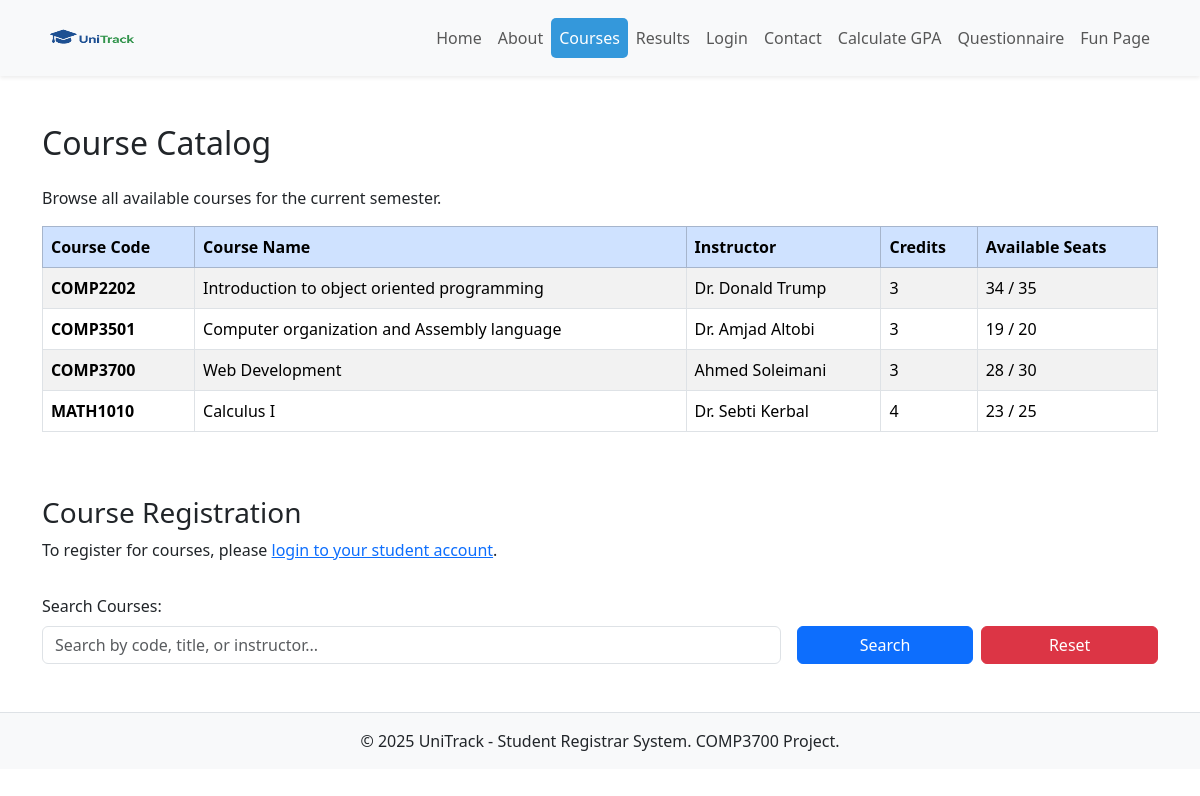
/courses.php, run on the app's committed database.
### tables this page shows
CREATE TABLE courses (
    code VARCHAR(10) PRIMARY KEY,
    title VARCHAR(200) NOT NULL,
    instructor VARCHAR(100) NOT NULL,
    credits INT NOT NULL,
    seats INT NOT NULL,
    created_at TIMESTAMP DEFAULT CURRENT_TIMESTAMP
);

### courses.php (the view, shortened to what this page needs)
<!DOCTYPE html>
<html lang="en">
<head>
    <link rel="stylesheet" href="style.css" />
    <link href="https://cdn.jsdelivr.net/npm/bootstrap@5.3.3/dist/css/bootstrap.min.css" rel="stylesheet">
</head>
<body>
<nav class="navbar navbar-expand-lg navbar-light bg-light shadow-sm">
    <div class="container">
        <a class="navbar-brand fw-bold" href="index.php">
            <img src="images/logo.png" alt="UniTrack" width="100" height="50">
        </a>
        <div class="collapse navbar-collapse" id="navMenu">
            <ul class="navbar-nav ms-auto">
                <li class="nav-item"><a class="nav-link" href="index.php">Home</a></li>
                <li class="nav-item"><a class="nav-link" href="about.html">About</a></li>
                <li class="nav-item"><a class="nav-link active" href="courses.php">Courses</a></li>
                <li class="nav-item"><a class="nav-link" href="results.php">Results</a></li>
                <li class="nav-item"><a class="nav-link" href="login.php">Login</a></li>
                <li class="nav-item"><a class="nav-link" href="contact.php">Contact</a></li>
                <li class="nav-item"><a class="nav-link" href="calculate.html">Calculate GPA</a></li>
                <li class="nav-item"><a class="nav-link" href="Questionnaire.html">Questionnaire</a></li>
                <li class="nav-item"><a class="nav-link" href="funpage.html">Fun Page</a></li>
            </ul>
        </div>
    </div>
</nav>
<div class="container my-5" id="courses-page">
    <h2 class="mb-4">Course Catalog</h2>
    <p>Browse all available courses for the current semester.</p>
    <?php
    require_once 'includes/database.php';
    $search = isset($_GET['search']) ? trim($_GET['search']) : '';
    if (!empty($search)) {
        $sql = "SELECT * FROM courses
                WHERE code LIKE :search
                OR title LIKE :search
                OR instructor LIKE :search
                ORDER BY code";
        $stmt = $pdo->prepare($sql);
        $stmt->execute([':search' => "%$search%"]);
    } else {
        $sql = "SELECT * FROM courses ORDER BY code";
        $stmt = $pdo->query($sql);
    }
    $courses = $stmt->fetchAll(PDO::FETCH_ASSOC);
    ?>
    <div class="table-responsive">
        <table class="table table-striped table-bordered" id="course-table">
            <thead class="table-primary">
                <tr>
                    <th>Course Code</th>
                    <th>Course Name</th>
                    <th>Instructor</th>
                    <th>Credits</th>
                    <th>Available Seats</th>
                </tr>
            </thead>
            <tbody id="course-table-body">
                <?php foreach ($courses as $course): ?>
                <tr>
                    <td><strong><?php echo htmlspecialchars($course['code']); ?></strong></td>
                    <td><?php echo htmlspecialchars($course['title']); ?></td>
                    <td><?php echo htmlspecialchars($course['instructor']); ?></td>
                    <td><?php echo htmlspecialchars($course['credits']); ?></td>
                    <td>
                        <?php
                        $stmt = $pdo->prepare("SELECT COUNT(*) as enrolled FROM student_records WHERE course_code = ?");
                        $stmt->execute([$course['code']]);
                        $result = $stmt->fetch();
                        $available = $course['seats'] - $result['enrolled'];
                        echo max(0, $available) . ' / ' . $course['seats'];
                        ?>
                    </td>
                </tr>
                <?php endforeach; ?>
            </tbody>
        </table>
    </div>
    <h3 class="mt-5">Course Registration</h3>
    <p>To register for courses, please <a href="login.php">login to your student account</a>.</p>
    <form method="get" action="" class="row g-3 mt-3" id="search-course-form">
        <div class="col-md-8">
            <label for="search-course" class="form-label">Search Courses:</label>
            <input type="text" id="search-course" name="search"
                   placeholder="Search by code, title, or instructor..."
                   class="form-control"
                   value="<?php echo htmlspecialchars($search); ?>" />
        </div>
        <div class="col-md-4">
            <label class="form-label d-block">&nbsp;</label>
            <div class="row g-2">
                <div class="col-6">
                    <button type="submit" class="btn btn-primary w-100">Search</button>
                </div>
                <div class="col-6">
                    <a href="courses.php" class="btn btn-danger w-100">Reset</a>
                </div>
            </div>
        </div>
    </form>
</div>
<footer class="text-center py-3 mt-5 bg-light border-top">
    &copy; 2025 UniTrack - Student Registrar System. COMP3700 Project.
</footer>
</body>
</html>

### style.css (style rules this page uses)
* { margin: 0; padding: 0; box-sizing: border-box; }
body { font-family: Arial, Helvetica, sans-serif; line-height: 1.6; color: #333; background-color: #f4f4f4; }
.navbar-brand img { vertical-align: middle; }
.navbar-nav .nav-link.active { background-color: #3498db !important; color: white !important; border-radius: 5px; }
a { color: #3498db; text-decoration: none; }

### data on the page
courses: code "COMP2202", title "Introduction to object oriented programming", instructor "Dr. Donald Trump", credits "3", max(0, $available) "34", seats "35"
courses: code "COMP3501", title "Computer organization and Assembly language", instructor "Dr. Amjad Altobi", credits "3", max(0, $available) "19", seats "20"
courses: code "COMP3700", title "Web Development", instructor "Ahmed Soleimani", credits "3", max(0, $available) "28", seats "30"
courses: code "MATH1010", title "Calculus I", instructor "Dr. Sebti Kerbal", credits "4", max(0, $available) "23", seats "25"
